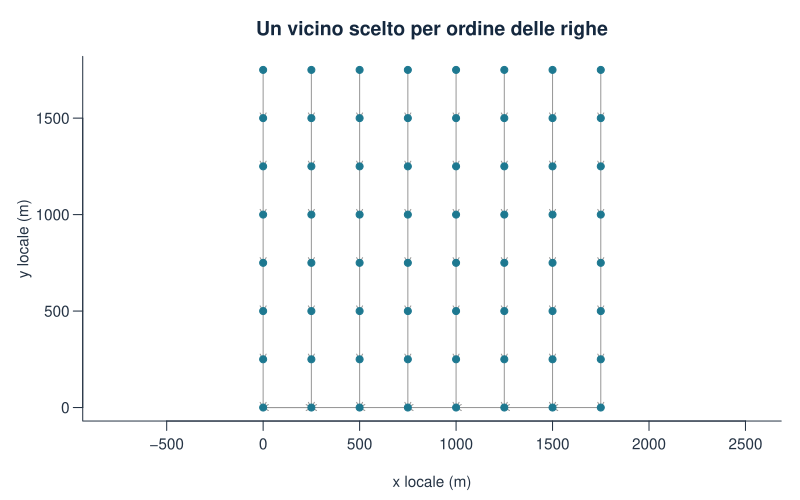

Here is the R script that generated this plot:
stile_grafico()
plot(d$x_m,d$y_m,type="n",asp=1,xlab="x locale (m)",ylab="y locale (m)",
  main="Un vicino scelto per ordine delle righe")
arrows(d$x_m,d$y_m,d$x_m[j],d$y_m[j],length=.06,col="grey60")
points(d$x_m,d$y_m,pch=19,col=palette_geo[1])
risultato$numero_pareggi <- numero_pareggi
write.csv(risultato,percorso_risultati("vicino_piu_prossimo.csv"),row.names=FALSE)
